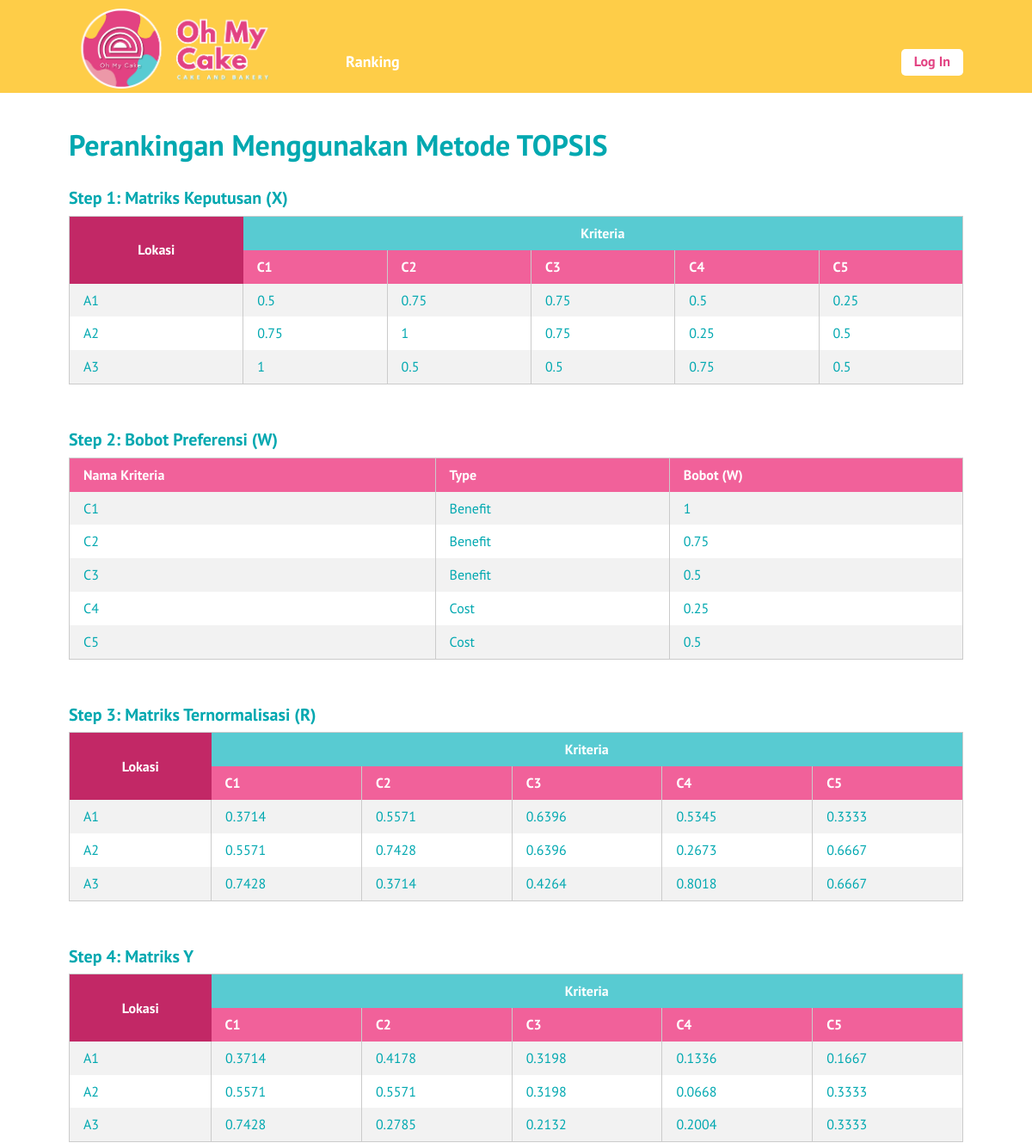
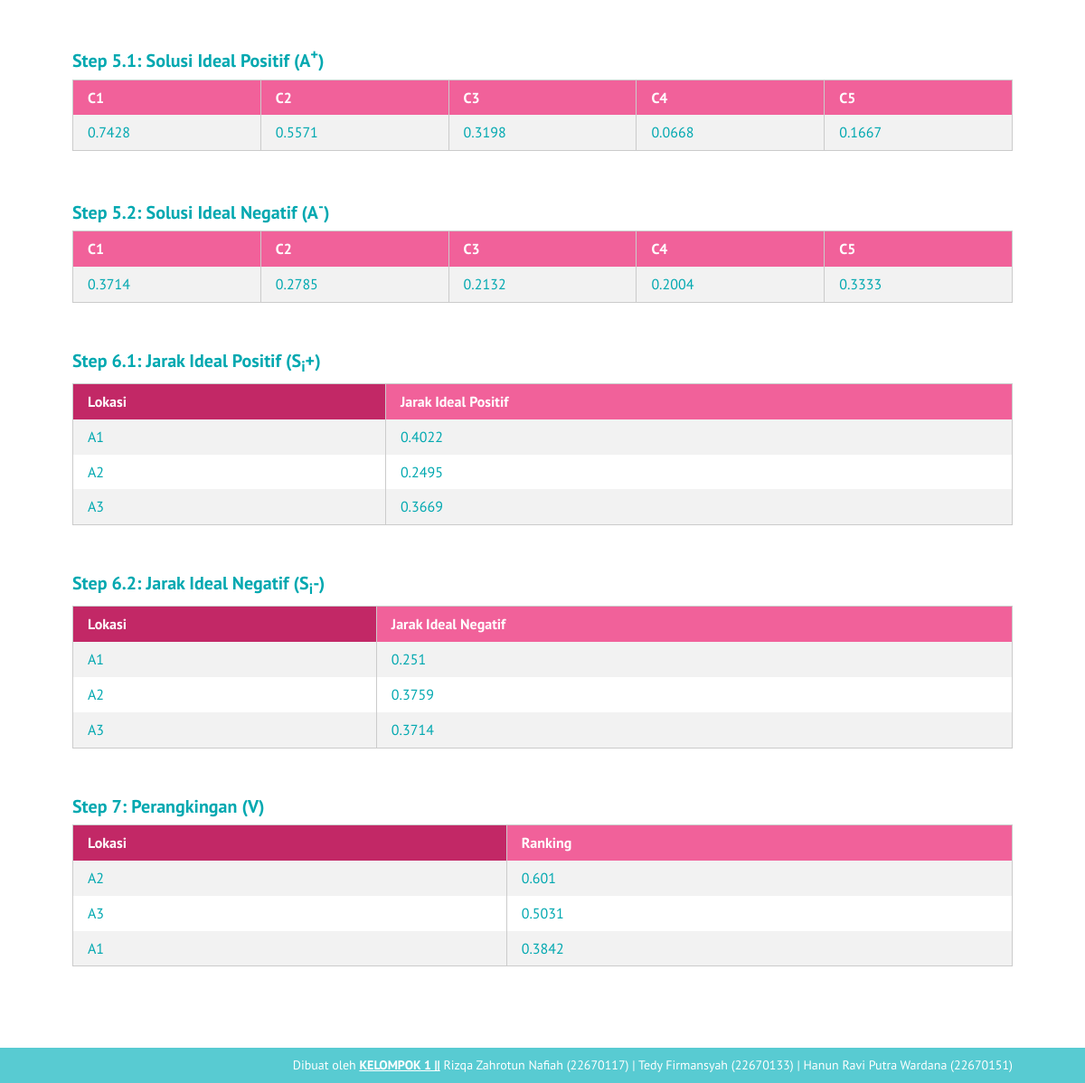
The app's page /ranking-topsis.php with its own data (2 pictures, top to bottom).
### tables this page shows
CREATE TABLE `kriteria` (
  `id_kriteria` int(10) NOT NULL,
  `nama` varchar(30) NOT NULL,
  `type` enum('benefit','cost') NOT NULL,
  `bobot` float NOT NULL,
  `ada_pilihan` tinyint(1) DEFAULT NULL,
  `urutan_order` int(2) NOT NULL
);

CREATE TABLE `lokasi` (
  `id_lokasi` int(10) NOT NULL,
  `nama_kota` varchar(6) NOT NULL,
  `tanggal_input` date NOT NULL
);

### ranking-topsis.php (the view)
<?php
require_once('includes/init.php');
$judul_page = 'Perankingan Menggunakan Metode TOPSIS';
require_once('template-parts/header.php');
$digit = 4;
$query = $pdo->prepare('SELECT id_kriteria, nama, type, bobot
	FROM kriteria ORDER BY urutan_order ASC');
$query->execute();
$query->setFetchMode(PDO::FETCH_ASSOC);
$kriterias = $query->fetchAll();
$query2 = $pdo->prepare('SELECT id_lokasi, nama_kota FROM lokasi');
$query2->execute();
$query2->setFetchMode(PDO::FETCH_ASSOC);
$lokasis = $query2->fetchAll();
$matriks_x = array();
foreach($kriterias as $kriteria):
	foreach($lokasis as $lokasi):
		$id_lokasi = $lokasi['id_lokasi'];
		$id_kriteria = $kriteria['id_kriteria'];
		$query3 = $pdo->prepare('SELECT nilai FROM nilai_lokasi
			WHERE id_lokasi = :id_lokasi AND id_kriteria = :id_kriteria');
		$query3->execute(array(
			'id_lokasi' => $id_lokasi,
			'id_kriteria' => $id_kriteria,
		));
		$query3->setFetchMode(PDO::FETCH_ASSOC);
		if($nilai_lokasi = $query3->fetch()) {
			$matriks_x[$id_kriteria][$id_lokasi] = $nilai_lokasi['nilai'];
		} else {
			$matriks_x[$id_kriteria][$id_lokasi] = 0;
		}
	endforeach;
endforeach;
$matriks_r = array();
foreach($matriks_x as $id_kriteria => $nilai_lokasis):
	$jumlah_kuadrat = 0;
	foreach($nilai_lokasis as $nilai_lokasi):
		$jumlah_kuadrat += pow($nilai_lokasi, 2);
	endforeach;
	$akar_kuadrat = sqrt($jumlah_kuadrat);
	foreach($nilai_lokasis as $id_lokasi => $nilai_lokasi):
		$matriks_r[$id_kriteria][$id_lokasi] = $nilai_lokasi / $akar_kuadrat;
	endforeach;
endforeach;
$matriks_y = array();
foreach($kriterias as $kriteria):
	foreach($lokasis as $lokasi):
		$bobot = $kriteria['bobot'];
		$id_lokasi = $lokasi['id_lokasi'];
		$id_kriteria = $kriteria['id_kriteria'];
		$nilai_r = $matriks_r[$id_kriteria][$id_lokasi];
		$matriks_y[$id_kriteria][$id_lokasi] = $bobot * $nilai_r;
	endforeach;
endforeach;
$solusi_ideal_positif = array();
$solusi_ideal_negatif = array();
foreach($kriterias as $kriteria):
	$id_kriteria = $kriteria['id_kriteria'];
	$type_kriteria = $kriteria['type'];
	$nilai_max = max($matriks_y[$id_kriteria]);
	$nilai_min = min($matriks_y[$id_kriteria]);
	if($type_kriteria == 'benefit'):
		$s_i_p = $nilai_max;
		$s_i_n = $nilai_min;
	elseif($type_kriteria == 'cost'):
		$s_i_p = $nilai_min;
		$s_i_n = $nilai_max;
	endif;
	$solusi_ideal_positif[$id_kriteria] = $s_i_p;
	$solusi_ideal_negatif[$id_kriteria] = $s_i_n;
endforeach;
$jarak_ideal_positif = array();
$jarak_ideal_negatif = array();
foreach($lokasis as $lokasi):
	$id_lokasi = $lokasi['id_lokasi'];
	$jumlah_kuadrat_jip = 0;
	$jumlah_kuadrat_jin = 0;
	foreach($matriks_y as $id_kriteria => $nilai_lokasis):
		$hsl_pengurangan_jip = $nilai_lokasis[$id_lokasi] - $solusi_ideal_positif[$id_kriteria];
		$hsl_pengurangan_jin = $nilai_lokasis[$id_lokasi] - $solusi_ideal_negatif[$id_kriteria];
		$jumlah_kuadrat_jip += pow($hsl_pengurangan_jip, 2);
		$jumlah_kuadrat_jin += pow($hsl_pengurangan_jin, 2);
	endforeach;
	$akar_kuadrat_jip = sqrt($jumlah_kuadrat_jip);
	$akar_kuadrat_jin = sqrt($jumlah_kuadrat_jin);
	$jarak_ideal_positif[$id_lokasi] = $akar_kuadrat_jip;
	$jarak_ideal_negatif[$id_lokasi] = $akar_kuadrat_jin;
endforeach;
$ranks = array();
foreach($lokasis as $lokasi):
	$s_negatif = $jarak_ideal_negatif[$lokasi['id_lokasi']];
	$s_positif = $jarak_ideal_positif[$lokasi['id_lokasi']];
	$nilai_v = $s_negatif / ($s_positif + $s_negatif);
	$ranks[$lokasi['id_lokasi']]['id_lokasi'] = $lokasi['id_lokasi'];
	$ranks[$lokasi['id_lokasi']]['nama_kota'] = $lokasi['nama_kota'];
	$ranks[$lokasi['id_lokasi']]['nilai'] = $nilai_v;
endforeach;
?>
<div class="main-content-row">
<div class="container clearfix">
	<div class="main-content main-content-full the-content">
		<h1><?php echo $judul_page; ?></h1>
		<h3>Step 1: Matriks Keputusan (X)</h3>
		<table class="pure-table pure-table-striped">
			<thead>
				<tr class="super-top">
					<th rowspan="2" class="super-top-left">Lokasi</th>
					<th colspan="<?php echo count($kriterias); ?>">Kriteria</th>
				</tr>
				<tr>
					<?php foreach($kriterias as $kriteria ): ?>
						<th><?php echo $kriteria['nama']; ?></th>
					<?php endforeach; ?>
				</tr>
			</thead>
			<tbody>
				<?php foreach($lokasis as $lokasi): ?>
					<tr>
						<td><?php echo $lokasi['nama_kota']; ?></td>
						<?php
						foreach($kriterias as $kriteria):
							$id_lokasi = $lokasi['id_lokasi'];
							$id_kriteria = $kriteria['id_kriteria'];
							echo '<td>';
							echo $matriks_x[$id_kriteria][$id_lokasi];
							echo '</td>';
						endforeach;
						?>
					</tr>
				<?php endforeach; ?>
			</tbody>
		</table>
		<h3>Step 2: Bobot Preferensi (W)</h3>
		<table class="pure-table pure-table-striped">
			<thead>
				<tr>
					<th>Nama Kriteria</th>
					<th>Type</th>
					<th>Bobot (W)</th>
				</tr>
			</thead>
			<tbody>
				<?php foreach($kriterias as $hasil): ?>
					<tr>
						<td><?php echo $hasil['nama']; ?></td>
						<td>
						<?php
						if($hasil['type'] == 'benefit') {
							echo 'Benefit';
						} elseif($hasil['type'] == 'cost') {
							echo 'Cost';
						}
						?>
						</td>
						<td><?php echo $hasil['bobot']; ?></td>
					</tr>
				<?php endforeach; ?>
			</tbody>
		</table>
		<h3>Step 3: Matriks Ternormalisasi (R)</h3>
		<table class="pure-table pure-table-striped">
			<thead>
				<tr class="super-top">
					<th rowspan="2" class="super-top-left">Lokasi</th>
					<th colspan="<?php echo count($kriterias); ?>">Kriteria</th>
				</tr>
				<tr>
					<?php foreach($kriterias as $kriteria ): ?>
						<th><?php echo $kriteria['nama']; ?></th>
					<?php endforeach; ?>
				</tr>
			</thead>
			<tbody>
				<?php foreach($lokasis as $lokasi): ?>
					<tr>
						<td><?php echo $lokasi['nama_kota']; ?></td>
						<?php
						foreach($kriterias as $kriteria):
							$id_lokasi = $lokasi['id_lokasi'];
							$id_kriteria = $kriteria['id_kriteria'];
							echo '<td>';
							echo round($matriks_r[$id_kriteria][$id_lokasi], $digit);
							echo '</td>';
						endforeach;
						?>
					</tr>
				<?php endforeach; ?>
			</tbody>
		</table>
		<h3>Step 4: Matriks Y</h3>
		<table class="pure-table pure-table-striped">
			<thead>
				<tr class="super-top">
					<th rowspan="2" class="super-top-left">Lokasi</th>
					<th colspan="<?php echo count($kriterias); ?>">Kriteria</th>
				</tr>
				<tr>
					<?php foreach($kriterias as $kriteria ): ?>
						<th><?php echo $kriteria['nama']; ?></th>
					<?php endforeach; ?>
				</tr>
			</thead>
			<tbody>
				<?php foreach($lokasis as $lokasi): ?>
					<tr>
						<td><?php echo $lokasi['nama_kota']; ?></td>
						<?php
						foreach($kriterias as $kriteria):
							$id_lokasi = $lokasi['id_lokasi'];
							$id_kriteria = $kriteria['id_kriteria'];
							echo '<td>';
							echo round($matriks_y[$id_kriteria][$id_lokasi], $digit);
							echo '</td>';
						endforeach;
						?>
					</tr>
				<?php endforeach; ?>
			</tbody>
		</table>
		<h3>Step 5.1: Solusi Ideal Positif (A<sup>+</sup>)</h3>
		<table class="pure-table pure-table-striped">
			<thead>
				<tr>
					<?php foreach($kriterias as $kriteria ): ?>
						<th><?php echo $kriteria['nama']; ?></th>
					<?php endforeach; ?>
				</tr>
			</thead>
			<tbody>
				<tr>
					<?php foreach($kriterias as $kriteria ): ?>
						<td>
							<?php
							$id_kriteria = $kriteria['id_kriteria'];
							echo round($solusi_ideal_positif[$id_kriteria], $digit);
							?>
						</td>
					<?php endforeach; ?>
				</tr>
			</tbody>
		</table>
		<h3>Step 5.2: Solusi Ideal Negatif (A<sup>-</sup>)</h3>
		<table class="pure-table pure-table-striped">
			<thead>
				<tr>
					<?php foreach($kriterias as $kriteria ): ?>
						<th><?php echo $kriteria['nama']; ?></th>
					<?php endforeach; ?>
				</tr>
			</thead>
			<tbody>
				<tr>
					<?php foreach($kriterias as $kriteria ): ?>
						<td>
							<?php
							$id_kriteria = $kriteria['id_kriteria'];
							echo round($solusi_ideal_negatif[$id_kriteria], $digit);
							?>
						</td>
					<?php endforeach; ?>
				</tr>
			</tbody>
		</table>
		<h3>Step 6.1: Jarak Ideal Positif (S<sub>i</sub>+)</h3>
		<table class="pure-table pure-table-striped">
			<thead>
				<tr>
					<th class="super-top-left">Lokasi</th>
					<th>Jarak Ideal Positif</th>
				</tr>
			</thead>
			<tbody>
				<?php foreach($lokasis as $lokasi ): ?>
					<tr>
						<td><?php echo $lokasi['nama_kota']; ?></td>
						<td>
							<?php
							$id_lokasi = $lokasi['id_lokasi'];
							echo round($jarak_ideal_positif[$id_lokasi], $digit);
							?>
						</td>
					</tr>
				<?php endforeach; ?>
			</tbody>
		</table>
		<h3>Step 6.2: Jarak Ideal Negatif (S<sub>i</sub>-)</h3>
		<table class="pure-table pure-table-striped">
			<thead>
				<tr>
					<th class="super-top-left">Lokasi</th>
					<th>Jarak Ideal Negatif</th>
				</tr>
			</thead>
			<tbody>
				<?php foreach($lokasis as $lokasi ): ?>
					<tr>
						<td><?php echo $lokasi['nama_kota']; ?></td>
						<td>
							<?php
							$id_lokasi = $lokasi['id_lokasi'];
							echo round($jarak_ideal_negatif[$id_lokasi], $digit);
							?>
						</td>
					</tr>
				<?php endforeach; ?>
			</tbody>
		</table>
		<?php
		$sorted_ranks = $ranks;
		if(function_exists('array_multisort')):
			foreach ($sorted_ranks as $key => $row) {
				$nama_kota[$key]  = $row['nama_kota'];
				$nilai[$key] = $row['nilai'];
			}
			array_multisort($nilai, SORT_DESC, $nama_kota, SORT_ASC, $sorted_ranks);
		endif;
		?>
		<h3>Step 7: Perangkingan (V)</h3>
		<table class="pure-table pure-table-striped">
			<thead>
				<tr>
					<th class="super-top-left">Lokasi</th>
					<th>Ranking</th>
				</tr>
			</thead>
			<tbody>
				<?php foreach($sorted_ranks as $lokasi ): ?>
					<tr>
						<td><?php echo $lokasi['nama_kota']; ?></td>
						<td><?php echo round($lokasi['nilai'], $digit); ?></td>
					</tr>
				<?php endforeach; ?>
			</tbody>
		</table>
	</div>
</div>
</div>
<?php
require_once('template-parts/footer.php');

### stylesheets/style.css (style rules this page uses)
html,body,div,span,applet,object,iframe,h1,h2,h3,h4,h5,h6,p,blockquote,pre,a,abbr,acronym,address,big,cite,code,del,dfn,em,img,ins,kbd,q,s,samp,small,strike,strong,sub,sup,tt,var,b,u,i,center,dl,dt,dd,ol,ul,li,fieldset,form,label,legend,table,caption,tbody,tfoot,thead,tr,th,td,article,aside,canvas,details,embed,figure,figcaption,footer,header,hgroup,menu,nav,output,ruby,section,summary,time,mark,audio,video { margin:0;padding:0;border:0;font-size:100%;vertical-align:baseline }
body { line-height:1 }
table { border-collapse:collapse;border-spacing:0 }
*,*:before,*:after { -moz-box-sizing:border-box;-webkit-box-sizing:border-box;box-sizing:border-box }
.clearfix:before,.clearfix:after { content:" ";display:table }
.clear,.clearfix:after { clear:both }
.container { max-width:1100px;margin:0 auto;position:relative;padding:0 30px }
body { background:#E24282;font-family:"PT Sans",sans-serif;color:#00a8b0;font-size:14px;line-height:1.3;font-weight:500 }
sup,sub { vertical-align:super;font-size:smaller }
sub { vertical-align:sub }
h1,h2,h3,h4,h5,h6 { font-weight:300 }
.pure-table { border-collapse:collapse;border-spacing:0;empty-cells:show;border:1px solid #cbcbcb;width:100% }
.pure-table td,.pure-table th { border-left:1px solid #cbcbcb;border-width:0 0 0 1px;font-size:inherit;margin:0;overflow:visible;padding:0.5em 1em }
.pure-table tr.super-top th { background:#58CBD2;color:#fff;text-align:center;vertical-align:middle;border:0 }
.pure-table tr.super-top th.super-top-left { background:#c22866 }
.pure-table th.super-top-left { background:#c22866 }
.pure-table td:first-child,.pure-table th:first-child { border-left-width:0 }
.pure-table thead { background-color:#f1619a;color:#fff;text-align:left;vertical-align:bottom }
.pure-table thead th { color:#fff }
.pure-table td { background-color:transparent }
.pure-table-striped tr:nth-child(2n-1) td { background-color:#f2f2f2 }
.the-content { font-size:16px;line-height:1.42857 }
.the-content h1,.the-content h2,.the-content h3,.the-content h4,.the-content h5,.the-content h6 { font-weight:700 }
.the-content h1 { font-size:34px;margin:0.8em 0 0.8em;padding:0;line-height:1.2 }
.the-content h3 { font-size:20px;margin:0.8em 0 0.3em }
.the-content blockquote,.the-content table,.the-content p,.the-content ul,.the-content ol,.the-content dd,.the-content pre,.the-content iframe,.the-content .flxmap-container,.the-content hr { margin-bottom:1em }
.the-content table { margin-bottom:50px }
.the-content>h1:first-child,.the-content>h3:first-child,.the-content>h2:first-child { margin-top:0 }
.main-content { float:right;width:77%;padding:40px 0 }
.main-content-full { float:none;width:auto }

### records on screen
kriteria: nama "C1", id_kriteria.id_lokasi "0.5", id_kriteria.id_lokasi "0.75", id_kriteria.id_lokasi "1", type "Benefit", bobot "1", id_kriteria.id_lokasi "0.3714", id_kriteria.id_lokasi "0.5571", id_kriteria.id_lokasi "0.7428", id_kriteria "0.7428", id_kriteria "0.3714"
kriteria: nama "C2", id_kriteria.id_lokasi "0.75", id_kriteria.id_lokasi "1", id_kriteria.id_lokasi "0.5", type "Benefit", bobot "0.75", id_kriteria.id_lokasi "0.5571", id_kriteria.id_lokasi "0.7428", id_kriteria.id_lokasi "0.3714", id_kriteria.id_lokasi "0.4178", id_kriteria.id_lokasi "0.2785", id_kriteria "0.5571", id_kriteria "0.2785"
kriteria: nama "C3", id_kriteria.id_lokasi "0.75", id_kriteria.id_lokasi "0.5", type "Benefit", bobot "0.5", id_kriteria.id_lokasi "0.6396", id_kriteria.id_lokasi "0.4264", id_kriteria.id_lokasi "0.3198", id_kriteria.id_lokasi "0.2132", id_kriteria "0.3198", id_kriteria "0.2132"
kriteria: nama "C4", id_kriteria.id_lokasi "0.5", id_kriteria.id_lokasi "0.25", id_kriteria.id_lokasi "0.75", type "Cost", bobot "0.25", id_kriteria.id_lokasi "0.5345", id_kriteria.id_lokasi "0.2673", id_kriteria.id_lokasi "0.8018", id_kriteria.id_lokasi "0.1336", id_kriteria.id_lokasi "0.0668", id_kriteria.id_lokasi "0.2004", id_kriteria "0.0668", id_kriteria "0.2004"
kriteria: nama "C5", id_kriteria.id_lokasi "0.25", id_kriteria.id_lokasi "0.5", type "Cost", bobot "0.5", id_kriteria.id_lokasi "0.3333", id_kriteria.id_lokasi "0.6667", id_kriteria.id_lokasi "0.1667", id_kriteria "0.1667", id_kriteria "0.3333"
lokasi: nama_kota "A1", id_lokasi "0.4022", id_lokasi "0.251"
lokasi: nama_kota "A2", id_lokasi "0.2495", id_lokasi "0.3759"
lokasi: nama_kota "A3", id_lokasi "0.3669", id_lokasi "0.3714"

### other values on screen
$judul_page "Perankingan Menggunakan Metode TOPSIS"
$lokasi['nama_kota'] "A2"
$lokasi['nilai'] "0.601"
$lokasi['nama_kota'] "A3"
$lokasi['nilai'] "0.5031"
$lokasi['nama_kota'] "A1"
$lokasi['nilai'] "0.3842"
